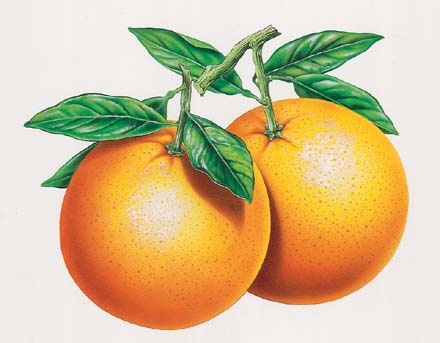
#> input picture Images For Refrence/orange_5.jpg, 440 x 343 px, found by its file name
$ jupyter execute --allow-errors RCNN.ipynb
#> lines starting #> are read from the running program, lines starting #| are printed output that depends on the picture
[cell 1]
import os, cv2, math, random
import numpy as np
import pandas as pd
import matplotlib.pyplot as plt

[cell 2]
path = "train_zip\\orange_images"                      #Path to the folder where there are images
annot = "train_zip\\orange_annotations"                #Path to the folder where there are csv files (info for boxes)

[cell 3]
#Visualization of data
i = "orange_5.csv"                                      # .csv file has information regarding the corodinates of box
filename = i.split(".")[0] + ".jpg"
print(filename)
image = cv2.imread(os.path.join(path, filename))
#> image is the input picture: shape (343, 440, 3); mean B, G, R 148.2, 190.8, 212.2
image = cv2.cvtColor(image, cv2.COLOR_BGR2RGB)          #switching the color channel from bgr to rgb
#> (the rest of this cell did not finish here and is left out)

[cell 4]
#Visulaization of selective search
cv2.setUseOptimized(True)
ss = cv2.ximgproc.segmentation.createSelectiveSearchSegmentation()
im = cv2.imread(os.path.join(path,"orange_5.jpg"))
im = cv2.cvtColor(im, cv2.COLOR_BGR2RGB)
ss.setBaseImage(im)
ss.switchToSelectiveSearchFast()
rects = ss.process()
print(rects.shape)
imOut = im.copy()
for i, rect in (enumerate(rects)):
    x, y, w, h = rect
    #     print(x,y,w,h)
    #     imOut = imOut[x:x+w,y:y+h]
    cv2.rectangle(imOut, (x, y), (x+w, y+h), (0, 255, 0), 1, cv2.LINE_AA)
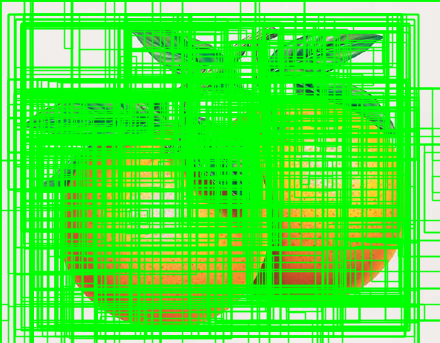
#> imOut: shape (343, 440, 3); mean R, G, B 79.8, 235.3, 58.2
# plt.figure()
plt.imshow(imOut)

[cell 5]
train_images=[]
train_labels=[]

[cell 6]
# [26 lines left out: function get_iou, not called in this run]

[cell 7]
#Performing selective search on each image in our data set
ss = cv2.ximgproc.segmentation.createSelectiveSearchSegmentation()
#> (the rest of this cell did not finish here and is left out)

[cell 8]
# [5 lines left out: function rgb2gray, not called in this run]

[cell 9]
#Converting images to grayscale
#Resize images to (64,64)
for i in range(len(train_images)):
    train_images[i] = rgb2gray(train_images[i])
    train_images[i] = cv2.resize(train_images[i], (64,64), interpolation = cv2.INTER_AREA)
#> after the loop, train_images = []

X_new = np.array(train_images)
#> X_new = empty array
Y_new = np.array(train_labels)

#Splitting the Dataset to train and test
from sklearn.model_selection import train_test_split
#> (the rest of this cell did not finish here and is left out)
